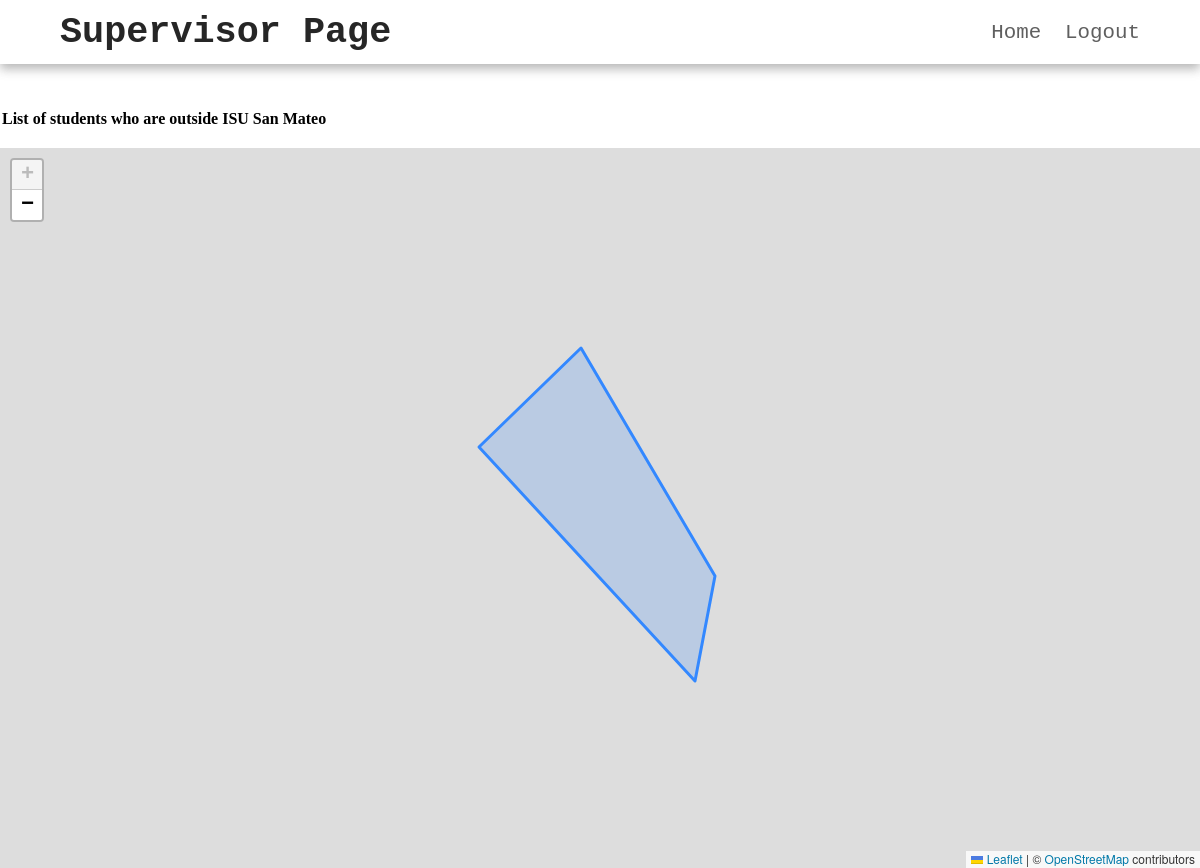
The app's page /supervisor_page.php (signed in), older data.
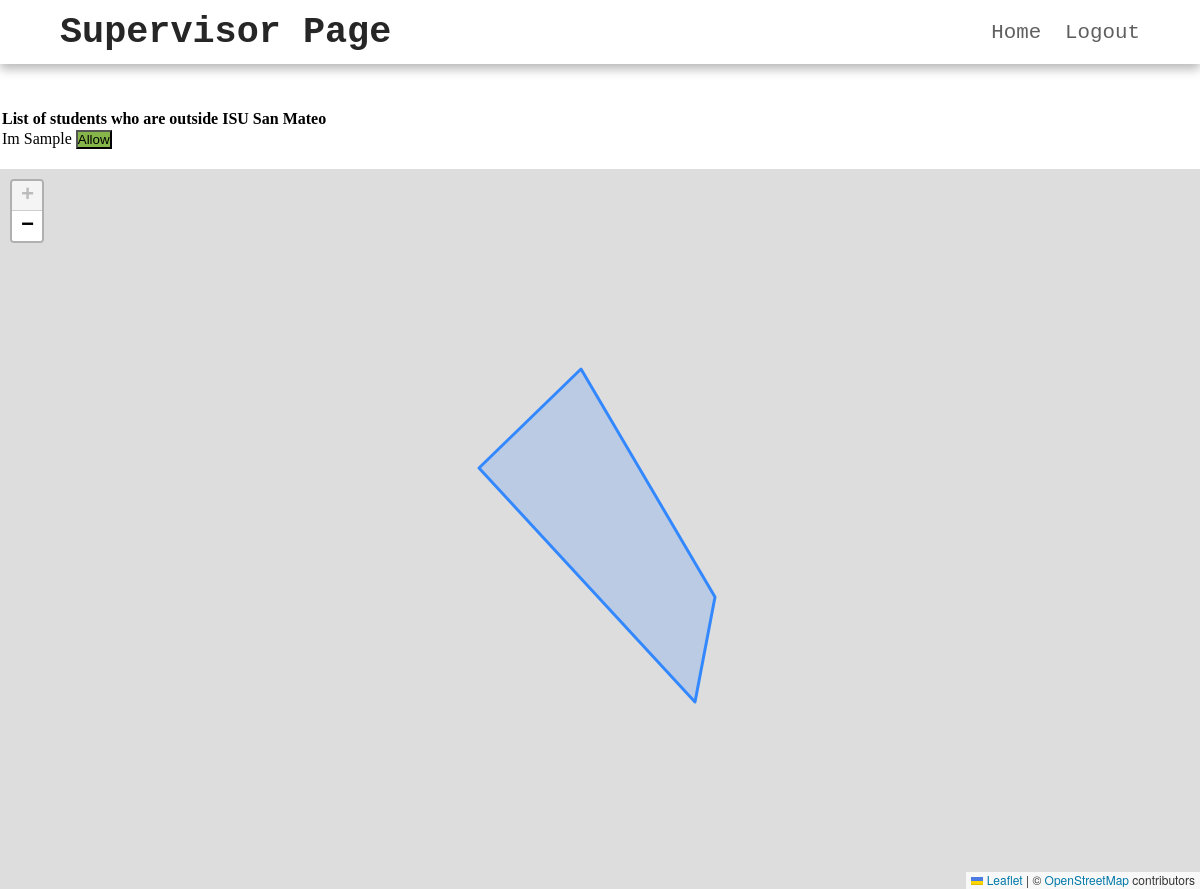
The same page, newer data.
### tables this page shows
CREATE TABLE IF NOT EXISTS `color` (
  `student_id` varchar(100) NOT NULL,
  `name` varchar(100) NOT NULL,
  `status` varchar(100) NOT NULL,
  PRIMARY KEY (`student_id`)
);

### supervisor_page.php (the view, shortened to what this page needs)
<?php
include 'models/database_connect.php';
?>
<!DOCTYPE html>
<html lang="en">
<head>
    <link rel="stylesheet" href="css/home.css">
    <link href="https://cdn.jsdelivr.net/npm/sweetalert2@11.9.0/dist/sweetalert2.min.css" rel="stylesheet">
    <link rel="stylesheet" href="https://unpkg.com/leaflet@1.9.4/dist/leaflet.css" />
  </head>
<body>
    <nav class="navbar">
        <div class="navbar-container container">
            <ul class="menu-items">
                <li><a href="#">Home</a></li>
                <li><a href="controllers/logout.php">Logout</a></li>
            </ul>
            <h1 class="logo">Supervisor Page</h1>
        </div>
    </nav>
    <br><br><br><br><br><br>
<div id="studentsOutside">
    <table id="studentsTable">
        <tr>
            <th>List of students who are outside ISU San Mateo</th>
        </tr>
        <?php
            $query_color = $conn->prepare("SELECT * FROM `color`");
            $query_color->execute([]);
            while($color = $query_color->fetch(PDO::FETCH_ASSOC)){
                ?>
            <tr>
            <form method="POST" >
            <td><?= $color['name'];?>
            <?php if($color['status'] == 0){
                echo '<button type="submit" name="allow" style="background:#86b649;">Allow</button>';
            }else{
                echo '<button type="submit" name="dont" style="background:#ce2b0e;">Cancel Approve</button>';
            }?>
            </form>
            </tr>
            <?php } ?>
    </table>
</div>
<br>
    <div id="map"></div>
</body>
</html>

### css/home.css (style rules this page uses)
*, *::after, *::before { box-sizing: border-box; padding: 0; margin: 0; }
.container { max-width: 1200px; width: 90%; margin: auto; }
.navbar { box-shadow: 0px 5px 10px 0px #aaa; position: fixed; width: 100%; background: #fff; color: #000; opacity: 0.85; z-index: 100; font-family: 'Courier New', Courier, monospace; }
.navbar-container { display: flex; justify-content: space-between; height: 64px; align-items: center; }
.menu-items { order: 2; display: flex; }
.logo { order: 1; font-size: 2.3rem; }
.menu-items li { list-style: none; margin-left: 1.5rem; font-size: 1.3rem; }
.navbar a { color: #444; text-decoration: none; font-weight: 500; transition: color 0.3s ease-in-out; }
#map { width: 100%; height: 90vh; }

Row changes from the older to the newer data that the page shows:
added color: name "Im Sample", status "Allow"
